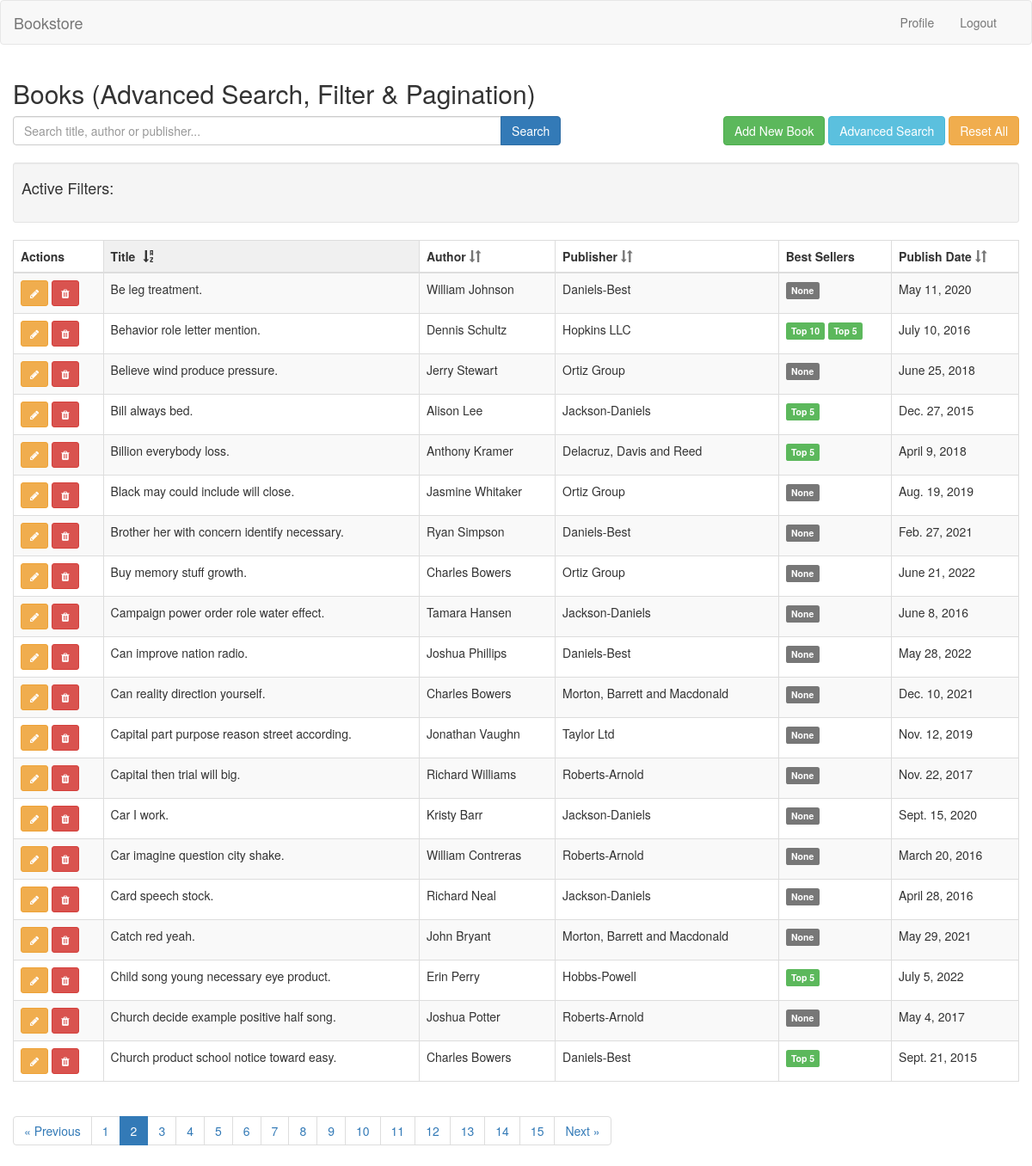
Page /?page=2 (signed in) on the committed database.
### catalog/models.py (models this page shows, shortened)
class Book(models.Model):
    title = models.CharField(max_length=200)
    author = models.ForeignKey(Author, on_delete=models.CASCADE)
    publisher = models.ForeignKey(Publisher, on_delete=models.CASCADE)
    publish_date = models.DateField()

class Author(models.Model):
    name = models.CharField(max_length=100)
    bio = models.TextField(blank=True)

class Publisher(models.Model):
    name = models.CharField(max_length=100)
    website = models.URLField(blank=True)

class BestsellerAccolade(models.Model):
    ACCOLADE_CHOICES = [
        ('Top 5', 'Top 5'),
        ('Top 10', 'Top 10'),
        ('Top 25', 'Top 25'),
    ]
    book = models.ForeignKey(Book, on_delete=models.CASCADE)
    category = models.CharField(max_length=50, choices=ACCOLADE_CHOICES)
    accolade_date = models.DateField()

### catalog/views.py (the view)
# urls.py: path('', views.home, name='home'),
@login_required
def home(request):
    books = Book.objects.select_related('author', 'publisher').prefetch_related(
        Prefetch('bestselleraccolade_set', queryset=BestsellerAccolade.objects.all())
    )
    simple_search = request.GET.get('simple_search', '')
    book_filter = BookFilter(request.GET, queryset=books)
    date_range_form = DateRangeForm(request.GET)
    book_id = request.GET.get('book')
    author_id = request.GET.get('author')
    publisher_id = request.GET.get('publisher')
    publish_date_after = request.GET.get('publish_date_after')
    publish_date_before = request.GET.get('publish_date_before')
    accolade = request.GET.get('accolade')
    accolades_list = request.GET.getlist('accolades')
    book_name = None
    author_name = None
    publisher_name = None
    if book_id:
        book_obj = Book.objects.filter(id=book_id).first()
        if book_obj:
            book_name = book_obj.title
    if author_id:
        author_obj = Author.objects.filter(id=author_id).first()
        if author_obj:
            author_name = author_obj.name
    if publisher_id:
        publisher_obj = Publisher.objects.filter(id=publisher_id).first()
        if publisher_obj:
            publisher_name = publisher_obj.name
    filtered_qs = book_filter.qs
    if book_id:
        filtered_qs = filtered_qs.filter(id=book_id)
    if author_id:
        filtered_qs = filtered_qs.filter(author_id=author_id)
    if publisher_id:
        filtered_qs = filtered_qs.filter(publisher_id=publisher_id)
    if simple_search:
        filtered_qs = filtered_qs.filter(
            Q(title__icontains=simple_search) |
            Q(author__name__icontains=simple_search) |
            Q(publisher__name__icontains=simple_search)
        )
    if date_range_form.is_valid():
        publish_date_after = date_range_form.cleaned_data.get('publish_date_after')
        publish_date_before = date_range_form.cleaned_data.get('publish_date_before')
        accolade = date_range_form.cleaned_data.get('accolade')
        accolades = date_range_form.cleaned_data.get('accolades')
        if publish_date_after:
            filtered_qs = filtered_qs.filter(publish_date__gte=publish_date_after)
        if publish_date_before:
            filtered_qs = filtered_qs.filter(publish_date__lte=publish_date_before)
        if accolade:
            filtered_qs = filtered_qs.filter(bestselleraccolade__category=accolade).distinct()
        elif accolades:  # Only apply multiple accolades if single accolade is not selected
            q_objects = Q()
            for value in accolades:
                q_objects |= Q(bestselleraccolade__category=value)
            filtered_qs = filtered_qs.filter(q_objects).distinct()
    sort_by = request.GET.get('sort_by', 'title')  # Default sort by title
    sort_dir = request.GET.get('sort_dir', 'asc')  # Default ascending order
    if sort_dir == 'desc':
        sort_by = f'-{sort_by}'  # Add minus sign for descending order
    if sort_by in ['title', '-title']:
        filtered_qs = filtered_qs.order_by(sort_by)
    elif sort_by in ['author__name', '-author__name']:
        filtered_qs = filtered_qs.order_by(sort_by)
    elif sort_by in ['publisher__name', '-publisher__name']:
        filtered_qs = filtered_qs.order_by(sort_by)
    elif sort_by in ['publish_date', '-publish_date']:
        filtered_qs = filtered_qs.order_by(sort_by)
    else:
        filtered_qs = filtered_qs.order_by('title')
    paginator = Paginator(filtered_qs, 20)
    page_number = request.GET.get('page')
    books_page = paginator.get_page(page_number)
    context = {
        'filter': book_filter,
        'date_range_form': date_range_form,
        'books': books_page,
        'request': request,
        'accolades_list': accolades_list,
        'book_name': book_name,
        'author_name': author_name,
        'publisher_name': publisher_name,
        'sort_by': sort_by.replace('-', ''),
        'sort_dir': sort_dir,
        'publish_date_after': publish_date_after,
        'publish_date_before': publish_date_before,
        'accolade': accolade,
        'simple_search': simple_search,
    }
    if request.headers.get('x-requested-with') == 'XMLHttpRequest':
        html = render_to_string('partials/book_list.html', context, request=request)
        return HttpResponse(html)
    return render(request, 'home.html', context)

### catalog/forms.py
class DateRangeForm(forms.Form):
    publish_date_after = forms.DateField(
        required=False,
        widget=DateInput(attrs={'type': 'date', 'class': 'form-control'})
    )
    publish_date_before = forms.DateField(
        required=False,
        widget=DateInput(attrs={'type': 'date', 'class': 'form-control'})
    )
    accolade = forms.ChoiceField(
        choices=[('', 'Any')] + BestsellerAccolade.ACCOLADE_CHOICES,
        required=False,
        widget=forms.Select(attrs={'class': 'form-control'})
    )
    accolades = forms.MultipleChoiceField(
        choices=BestsellerAccolade.ACCOLADE_CHOICES,
        required=False,
        widget=forms.CheckboxSelectMultiple(),
        help_text="Select multiple accolades (OR filter)"
    )

### catalog/templatetags/url_tags.py (called while the page is built)
@register.simple_tag(takes_context=True)
def url_replace(context, **kwargs):
    query = context['request'].GET.copy()
    for key, value in kwargs.items():
        query[key] = value
    return query.urlencode()

### templates/home.html (shortened to what this page needs)
{% extends 'base.html' %}
{% load static %}
{% block content %}
<div class="container-fluid">
<h2>Books (Advanced Search, Filter & Pagination)</h2>
<div class="row mb-3">
  <div class="col-md-8">
    <form id="simple-search-form" class="form-inline">
      <div class="input-group" style="width:100%;">
        <input type="text" name="simple_search" class="form-control" placeholder="Search title, author or publisher..." value="{{ simple_search }}">
        <span class="input-group-btn">
          <button class="btn btn-primary" type="submit">Search</button>
        </span>
      </div>
    </form>
  </div>
<div class="col-md-4 text-right">
  <button class="btn btn-success btn-add-book">Add New Book</button>
  <button type="button" class="btn btn-info" data-toggle="modal" data-target="#searchModal">
    Advanced Search
  </button>
  <button id="reset-all-btn" type="button" class="btn btn-warning">
    Reset All
  </button>
</div>
</div>
<div id="active-filters" class="well well-sm" style="margin-top: 20px;">
  <h4>Active Filters:</h4>
  <div class="row">
    <div class="col-md-12">
    </div>
  </div>
</div>
<div id="search-results">
    {% include 'partials/book_list.html' %}
</div>
</div>
{% endblock %}

### templates/partials/book_list.html (shortened to what this page needs)
{% load url_tags %}
<table class="table table-striped table-bordered" id="books-table">
  <thead>
    <tr>
      <th>Actions</th>
      <th class="sortable" data-sort="title">
        Title
        {% if sort_by == 'title' %}
          <span class="sort-icon">
            {% if sort_dir == 'asc' %}
              <i class="glyphicon glyphicon-sort-by-alphabet"></i>
            {% else %}
              <i class="glyphicon glyphicon-sort-by-alphabet-alt"></i>
            {% endif %}
          </span>
        {% else %}
          <i class="glyphicon glyphicon-sort text-muted"></i>
        {% endif %}
      </th>
      <th class="sortable" data-sort="author__name">
        Author
        {% if sort_by == 'author__name' %}
          <span class="sort-icon">
            {% if sort_dir == 'asc' %}
              <i class="glyphicon glyphicon-sort-by-alphabet"></i>
            {% else %}
              <i class="glyphicon glyphicon-sort-by-alphabet-alt"></i>
            {% endif %}
          </span>
        {% else %}
          <i class="glyphicon glyphicon-sort text-muted"></i>
        {% endif %}
      </th>
      <th class="sortable" data-sort="publisher__name">
        Publisher
        {% if sort_by == 'publisher__name' %}
          <span class="sort-icon">
            {% if sort_dir == 'asc' %}
              <i class="glyphicon glyphicon-sort-by-alphabet"></i>
            {% else %}
              <i class="glyphicon glyphicon-sort-by-alphabet-alt"></i>
            {% endif %}
          </span>
        {% else %}
          <i class="glyphicon glyphicon-sort text-muted"></i>
        {% endif %}
      </th>
      <th>Best Sellers</th>
      <th class="sortable" data-sort="publish_date">
        Publish Date
        {% if sort_by == 'publish_date' %}
          <span class="sort-icon">
            {% if sort_dir == 'asc' %}
              <i class="glyphicon glyphicon-sort-by-order"></i>
            {% else %}
              <i class="glyphicon glyphicon-sort-by-order-alt"></i>
            {% endif %}
          </span>
        {% else %}
          <i class="glyphicon glyphicon-sort text-muted"></i>
        {% endif %}
      </th>
    </tr>
  </thead>
  <tbody>
    {% for book in books %}
      <tr>
        <td>
          <button class="btn btn-warning btn-sm btn-edit-book" data-book-id="{{ book.id }}" title="Edit">
            <i class="fa fa-pencil"></i>
          </button>
          <button class="btn btn-danger btn-sm btn-delete-book" data-book-id="{{ book.id }}" data-book-title="{{ book.title }}" title="Delete">
            <i class="fa fa-trash"></i>
          </button>
        </td>
        <td>{{ book.title }}</td>
        <td>{{ book.author.name }}</td>
        <td>{{ book.publisher.name }}</td>
        <td>
          {% with accolades=book.bestselleraccolade_set.all|dictsort:"category" %}
            {% if accolades %}
              {% regroup accolades by category as accolade_list %}
              {% for accolade in accolade_list %}
                <span class="label label-success">{{ accolade.grouper }}</span>
              {% endfor %}
            {% else %}
              <span class="label label-default">None</span>
            {% endif %}
          {% endwith %}
        </td>
        <td>{{ book.publish_date }}</td>
      </tr>
    {% empty %}
      <tr><td colspan="6">No results found.</td></tr>
    {% endfor %}
  </tbody>
</table>
<nav>
  <ul class="pagination">
    {% if books.has_previous %}
      <li>
        <a href="?{% url_replace page=books.previous_page_number %}">« Previous</a>
      </li>
    {% else %}
      <li class="disabled"><span>« Previous</span></li>
    {% endif %}
    {% for num in books.paginator.page_range %}
      <li class="{% if books.number == num %}active{% endif %}">
        <a href="?{% url_replace page=num %}">{{ num }}</a>
      </li>
    {% endfor %}
    {% if books.has_next %}
      <li>
        <a href="?{% url_replace page=books.next_page_number %}">Next »</a>
      </li>
    {% else %}
      <li class="disabled"><span>Next »</span></li>
    {% endif %}
  </ul>
</nav>

### rows in the picture
Book: title "Be leg treatment.", author.name "William Johnson", publisher.name "Daniels-Best", shows "None", publish_date "May 11, 2020"
Book: title "Behavior role letter mention.", author.name "Dennis Schultz", publisher.name "Hopkins LLC", publish_date "July 10, 2016"
BestsellerAccolade: grouper "Top 10"
BestsellerAccolade: grouper "Top 5"
Book: title "Believe wind produce pressure.", author.name "Jerry Stewart", publisher.name "Ortiz Group", shows "None", publish_date "June 25, 2018"
Book: title "Bill always bed.", author.name "Alison Lee", publisher.name "Jackson-Daniels", publish_date "Dec. 27, 2015"
BestsellerAccolade: grouper "Top 5"
Book: title "Billion everybody loss.", author.name "Anthony Kramer", publisher.name "Delacruz, Davis and Reed", publish_date "April 9, 2018"
BestsellerAccolade: grouper "Top 5"
Book: title "Black may could include will close.", author.name "Jasmine Whitaker", publisher.name "Ortiz Group", shows "None", publish_date "Aug. 19, 2019"
Book: title "Brother her with concern identify necessary.", author.name "Ryan Simpson", publisher.name "Daniels-Best", shows "None", publish_date "Feb. 27, 2021"
Book: title "Buy memory stuff growth.", author.name "Charles Bowers", publisher.name "Ortiz Group", shows "None", publish_date "June 21, 2022"
Book: title "Campaign power order role water effect.", author.name "Tamara Hansen", publisher.name "Jackson-Daniels", shows "None", publish_date "June 8, 2016"
Book: title "Can improve nation radio.", author.name "Joshua Phillips", publisher.name "Daniels-Best", shows "None", publish_date "May 28, 2022"
Book: title "Can reality direction yourself.", author.name "Charles Bowers", publisher.name "Morton, Barrett and Macdonald", shows "None", publish_date "Dec. 10, 2021"
Book: title "Capital part purpose reason street according.", author.name "Jonathan Vaughn", publisher.name "Taylor Ltd", shows "None", publish_date "Nov. 12, 2019"
Book: title "Capital then trial will big.", author.name "Richard Williams", publisher.name "Roberts-Arnold", shows "None", publish_date "Nov. 22, 2017"
Book: title "Car I work.", author.name "Kristy Barr", publisher.name "Jackson-Daniels", shows "None", publish_date "Sept. 15, 2020"
Book: title "Car imagine question city shake.", author.name "William Contreras", publisher.name "Roberts-Arnold", shows "None", publish_date "March 20, 2016"
Book: title "Card speech stock.", author.name "Richard Neal", publisher.name "Jackson-Daniels", shows "None", publish_date "April 28, 2016"
Book: title "Catch red yeah.", author.name "John Bryant", publisher.name "Morton, Barrett and Macdonald", shows "None", publish_date "May 29, 2021"
Book: title "Child song young necessary eye product.", author.name "Erin Perry", publisher.name "Hobbs-Powell", publish_date "July 5, 2022"
BestsellerAccolade: grouper "Top 5"
Book: title "Church decide example positive half song.", author.name "Joshua Potter", publisher.name "Roberts-Arnold", shows "None", publish_date "May 4, 2017"
Book: title "Church product school notice toward easy.", author.name "Charles Bowers", publisher.name "Daniels-Best", publish_date "Sept. 21, 2015"
BestsellerAccolade: grouper "Top 5"

### other values in the picture
{{ num }} "1" "2" "3" "4" "5" "6" "7" "8" "9" "10" "11" "12" "13" "14" "15"
